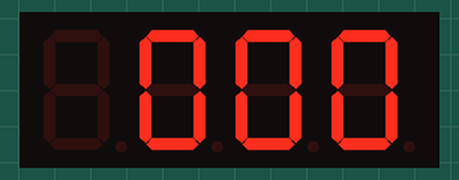
The sketch below on a simulated Arduino Uno, built with avr-gcc and run on an emulated ATmega328P. Parts: 4-digit seven-segment display. At 15.1 s the program stops and its outputs stay as they are.

Above: at 0.1 s.
At 1.96 s:
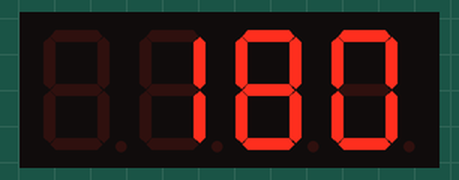
At 3.87 s:
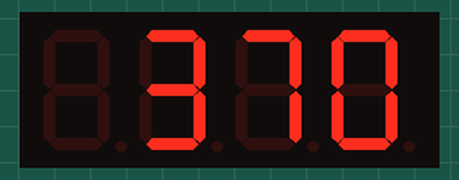
At 7.59 s:
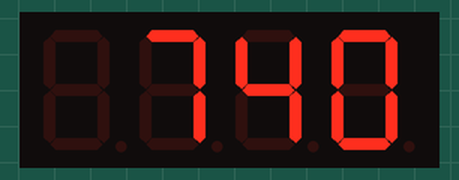
At 11.31 s:
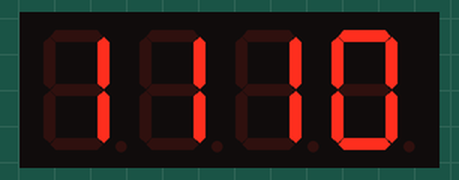
At 15.1 s:
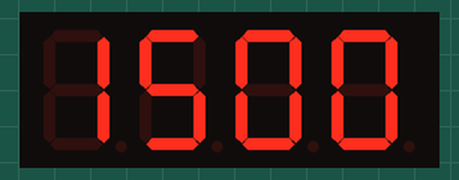

The sketch:

2023-6-4.ino
```cpp
#include <TM1650.h>
#include <Wire.h>

TM1650 seg;
char *s = " 000";
void setup()
{
  // put your setup code here, to run once:
  Wire.begin();
  seg.init();
  seg.displayOn();
  seg.setBrightness(7);
  seg.displayString(" 000");
}

void loop()
{
  // put your main code here, to run repeatedly:
  for (int i = 0; i <= 9; i++)
  {
    for (int j = 0; j <= 9; j++)
    {
      delay(100);
      sprintf(s, " %d%d0", i, j);
      seg.displayString(s);
    }
  }
  for (int i = 10; i <= 14; i++)
  {
    for (int j = 0; j <= 9; j++)
    {
      delay(100);
      sprintf(s, "%d%d0", i, j);
      seg.displayString(s);
    }
  }
  seg.displayString("1500");
  while (1)
    ;
}
```
